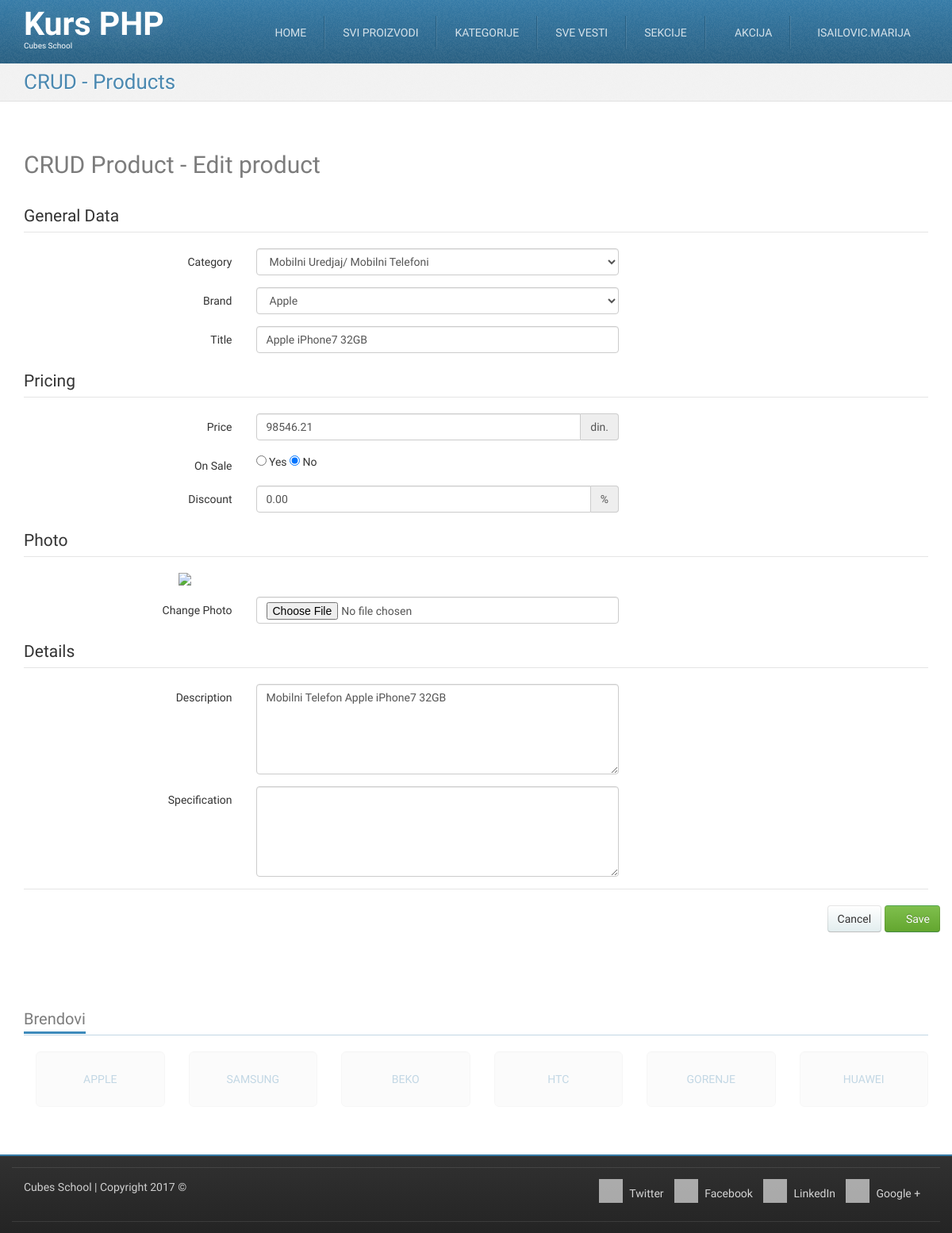
/crud-product-edit.php?id=7 (signed in), run on the app's committed database.
### tables this page shows
CREATE TABLE `products` (
  `id` int(11) NOT NULL,
  `brand_id` int(11) DEFAULT NULL,
  `title` varchar(255) NOT NULL,
  `photo_file_name` varchar(255) DEFAULT NULL,
  `description` text NOT NULL,
  `specification` longtext,
  `price` decimal(10,2) NOT NULL,
  `quantity` float NOT NULL,
  `category_id` int(11) DEFAULT NULL,
  `on_sale` tinyint(1) NOT NULL,
  `discount` decimal(10,2) NOT NULL,
  `created_at` datetime NOT NULL
);

### crud-product-edit.php (called while the page is built, shortened)
<?php
require_once __DIR__ . '/models/m_products.php';
require_once __DIR__ . '/models/m_categories.php';
require_once __DIR__ . '/models/m_brands.php';
$id = (int) $_GET['id'];
$product = productsFetchOneById($id);
$formData = array(
    'category_id' => $product['category_id'],
    'brand_id' => $product['brand_id'],
    'title' => $product['title'],
    'price' => $product['price'],
    'on_sale' => $product['on_sale'],
    'discount' => $product['discount'],
    'description' => $product['description'],
    'specification' => $product['specification']
);
$brandList = brandsGetList();
$categoryList = categoriesGetListByGroup();
require_once __DIR__ . '/views/layout/header.php';
require_once __DIR__ . '/views/templates/t_crud-product-edit.php';
require_once __DIR__ . '/views/layout/footer.php';

### models/m_categories.php (called while the page is built, shortened)
<?php
require_once __DIR__ . '/m_database.php';
function categoriesGetListByGroup(){
    $query = "SELECT `categories`.*, `groups`.`title` AS group_title "
			. "FROM `categories` "
			. "LEFT JOIN `groups` ON `categories`.`group_id` = `groups`.`id` "
            . "ORDER BY `groups`.`title`,`categories`.`title`";
       $categories= dbFetchAll($query);
         $categoryList=[];
    foreach($categories as $category){
        $categoryList[$category['id']]=$category['group_title'] . '/ ' . $category['title'];
    }
    return $categoryList;
}

### models/m_database.php (called while the page is built, shortened)
<?php
function dbGetLink() {
	static $link;
	if (!isset($link)) {
		$link = mysqli_connect('127.0.0.1', 'cubes', 'cubes', 'cubesphp');
	}
	return $link;
}
function dbEscape($value) {
	$link = dbGetLink();
	return mysqli_real_escape_string($link, $value);
}
function dbQuery($query) {
	$link = dbGetLink();
	$result = mysqli_query($link, $query);
	return $result;
}
function dbFetchAll($query) {
	$result = dbQuery($query);
	return mysqli_fetch_all($result, MYSQLI_ASSOC);
}
function dbFetchOne($query) {
	$result = dbQuery($query);
	return mysqli_fetch_assoc($result);
}

### models/m_products.php (called while the page is built, shortened)
<?php
require_once __DIR__ . '/m_database.php';
function productsFetchOneById($id) {
	$query = "SELECT `products`.* ,  "
                . "`categories`.`title` AS `category_title`, "
                . "`brands`.`title` AS `brand_title` "
                . "FROM `products`  "
                . "LEFT JOIN `categories` ON `products`.`category_id`=`categories`.`id`   "
                . "LEFT JOIN `brands` ON `products`.`brand_id`=`brands`.`id` "
                . "WHERE `products`.`id` = '" . dbEscape($id) . "'";
	return dbFetchOne($query);
}

### models/m_brands.php (called while the page is built, shortened)
<?php
require_once __DIR__ . '/m_database.php';
function brandsGetList(){
    $query="SELECT `brands`.* FROM `brands` ORDER BY `brands`.`title`";
        $brands= dbFetchAll($query);
         $brandList=[];
    foreach($brands as $brand){
        $brandList[$brand['id']]=$brand['title'];
    }
    return $brandList;
}

### views/templates/t_crud-product-edit.php (the view, shortened to what this page needs)
<div id="highlighted">
    <div class="container">
        <div class="header">
            <h2 class="page-title">
                <span>CRUD - Products</span>
            </h2>
        </div>
    </div>
</div>
<div id="content">
    <div class="container portfolio">
        <div class="row">
            <div class="col-md-12">
                <h2>
                    CRUD Product - Edit product
                </h2>
            </div>
        </div>
        <div class="row">
            <div class="col-md-12">
                <form action="" method="post" enctype="multipart/form-data" class="form-horizontal">
                    <fieldset>
                        <legend>General Data</legend>
                        <div class="form-group">
                            <label class="col-md-3 control-label">Category</label>
                            <div class="col-md-5">
                                <select name="category_id" class="form-control">
                                        <?php foreach ($categoryList as $categoryId => $categoryLabel) { ?>
                                            <option
                                                value="<?php echo htmlspecialchars($categoryId); ?>"
                                                <?php if ($categoryId == $formData['category_id']) { ?>
                                                    selected='selected'
                                                <?php } ?>
                                                ><?php echo htmlspecialchars($categoryLabel); ?></option>
                                            <?php } ?>
                                    </select>
                            </div>
                            <div class="col-md-4">
                            </div>
                        </div>
                        <div class="form-group">
                            <label class="col-md-3 control-label">Brand</label>
                            <div class="col-md-5">
                                <select name="brand_id" class="form-control">
                                    <?php foreach ($brandList as $brandId => $brandLabel) { ?>
                                        <option
                                            value="<?php echo htmlspecialchars($brandId); ?>"
                                            <?php if ($brandId == $formData['brand_id']) { ?>
                                                selected='selected'
                                            <?php } ?>
                                            ><?php echo htmlspecialchars($brandLabel); ?></option>
                                        <?php } ?>
                                </select>
                            </div>
                            <div class="col-md-4">
                            </div>
                        </div>
                        <div class="form-group">
                            <label class="col-md-3 control-label">Title</label>
                            <div class="col-md-5">
                                <input value="<?php echo isset($formData["title"]) ? htmlspecialchars($formData["title"]) : ""; ?>" type="text" name="title" class="form-control">
                            </div>
                            <div class="col-md-4">
                            </div>
                        </div>
                    </fieldset>
                    <fieldset>
                        <legend>Pricing</legend>
                        <div class="form-group">
                            <label class="col-md-3 control-label">Price</label>
                            <div class="col-md-5">
                                <div class="input-group">
                                    <input value="<?php echo isset($formData["price"]) ? htmlspecialchars($formData["price"]) : ""; ?>" type="text" name="price" class="form-control">
                                    <div class="input-group-addon"> din.</div>
                                </div>
                            </div>
                            <div class="col-md-4">
                            </div>
                        </div>
                        <div class="form-group">
                            <label class="col-md-3 control-label">On Sale</label>
                            <div class="col-md-5">
                               <label><input name="on_sale" type="radio" value ="1" <?php if((isset($formData['on_sale'])) && $formData['on_sale']==1){echo "checked";} ?>  > Yes</label>
                                <label><input name="on_sale" type="radio" value="0" <?php if((isset($formData['on_sale'])) && $formData['on_sale']==0){echo "checked";} ?>> No</label>
                            </div>
                            <div class="col-md-4">
                            </div>
                        </div>
                        <div class="form-group">
                            <label class="col-md-3 control-label">Discount</label>
                            <div class="col-md-5">
                                <div class="input-group">
                                    <input value="<?php echo isset($formData["discount"]) ? htmlspecialchars($formData["discount"]) : ""; ?>" type="text" name="discount" class="form-control">
                                    <div class="input-group-addon">%</div>
                                </div>
                            </div>
                            <div class="col-md-4">
                            </div>
                        </div>
                    </fieldset>
                    <fieldset>
                        <legend>Photo</legend>
                        <div class="row">
                            <div class="col-md-8 col-md-offset-2">
                                <img src="/uploads/products/<?php echo htmlspecialchars($product['photo_file_name']); ?>" class="img-responsive">
                            </div>
                        </div>
                        <div class="form-group">
                            <label class="col-md-3 control-label">Change Photo</label>
                            <div class="col-md-5">
                                <input type="file"  class="form-control" name="photo">
                            </div>
                            <div class="col-md-4">
                            </div>
                        </div>
                    </fieldset>
                    <fieldset>
                        <legend>Details</legend>
                        <div class="form-group">
                            <label class="col-md-3 control-label">Description</label>
                            <div class="col-md-5">
                                <textarea name="description" class="form-control" rows="5"><?php echo isset($formData["description"]) ? htmlspecialchars($formData["description"]) : ""; ?></textarea>
                            </div>
                            <div class="col-md-4">
                            </div>
                        </div>
                        <div class="form-group">
                            <label class="col-md-3 control-label">Specification</label>
                            <div class="col-md-5">
                                <textarea name="specification" class="form-control" rows="5"><?php echo isset($formData["specification"]) ? htmlspecialchars($formData["specification"]) : ""; ?></textarea>
                            </div>
                            <div class="col-md-4">
                            </div>
                        </div>
                    </fieldset>
                    <fieldset>
                        <legend></legend>
                        <div class="form-group text-right">
                            <a href="/crud-product-list.php" class="btn btn-default">Cancel</a>
                            <button type="submit" class="btn btn-success"><i class="fa fa-save"></i> Save</button>
                        </div>
                    </fieldset>
                </form>
            </div>
        </div>
    </div>
</div>

### skins/tema/css/theme-style.css (style rules this page uses)
h1, h2, h3 { line-height: 40px; }
h1, h2, h3, h4, h5, h6 { color: rgba(36, 36, 36, 0.6); }
img { max-width: 100%; height: auto; display: block; }
label { font-weight: normal; }
legend { line-height: 40px; }
a { color: #377ca8; text-decoration: none; }
.btn-default { color: #333333; text-shadow: 0 1px 1px rgba(255, 255, 255, 0.75); background-image: -webkit-linear-gradient(top, #ffffff 0%, #e2edee 100%); background-image: -o-linear-gradient(top, #ffffff 0%, #e2edee 100%); background-image: linear-gradient(to bottom, #ffffff 0%, #e2edee 100%); background-repeat: repeat-x; filter: progid:DXImageTransform.Microsoft.gradient(startColorstr='#ffffffff', endColorstr='#ffe2edee', GradientType=0); border-color: #e2edee #e2edee #b2cfd2; border-color: rgba(0, 0, 0, 0.1) rgba(0, 0, 0, 0.1) rgba(0, 0, 0, 0.25); *background-color: #e2edee; filter: progid:DXImageTransform.Microsoft.gradient(enabled = false); -webkit-transition: all; -o-transition: all; transition: all; }
.btn-success { color: #ffffff; text-shadow: 0 -1px 0 rgba(0, 0, 0, 0.25); background-image: -webkit-linear-gradient(top, #7fbf4d 0%, #63a62f 100%); background-image: -o-linear-gradient(top, #7fbf4d 0%, #63a62f 100%); background-image: linear-gradient(to bottom, #7fbf4d 0%, #63a62f 100%); background-repeat: repeat-x; filter: progid:DXImageTransform.Microsoft.gradient(startColorstr='#ff7fbf4d', endColorstr='#ff63a62f', GradientType=0); border-color: #63a62f #63a62f #3f6a1e; border-color: rgba(0, 0, 0, 0.1) rgba(0, 0, 0, 0.1) rgba(0, 0, 0, 0.25); *background-color: #63a62f; filter: progid:DXImageTransform.Microsoft.gradient(enabled = false); -webkit-transition: all; -o-transition: all; transition: all; }
html { background-image: -webkit-linear-gradient(top, #e0e0e0 0%, #ffffff 100%); background-image: -o-linear-gradient(top, #e0e0e0 0%, #ffffff 100%); background-image: linear-gradient(to bottom, #e0e0e0 0%, #ffffff 100%); background-repeat: repeat-x; filter: progid:DXImageTransform.Microsoft.gradient(startColorstr='#ffe0e0e0', endColorstr='#ffffffff', GradientType=0); }
body { margin: 0; font-family: "Monda", Arial, serif; font-size: 14px; line-height: 1.428571429; color: #333333; background-color: #ffffff; position: relative; }
.page-title { margin: 0; }
#highlighted { -webkit-transition: all 0.4s ease-out; -o-transition: all 0.4s ease-out; transition: all 0.4s ease-out; border-bottom: 1px solid #e1e1e1; background: #f2f2f2 url(../img/bg_noise-5.png) left top repeat; color: #377ca8; text-shadow: 1px 1px 1px #ffffff; }
.has-navbar-fixed-top #content { margin-top: 82px; }
.has-navbar-fixed-top.has-highlighted #highlighted, .has-navbar-fixed-top.page-index #highlighted, .has-navbar-fixed-top.page-index-carousel #highlighted, .has-navbar-fixed-top.page-starter #highlighted { margin-top: 80px; }
.has-navbar-fixed-top.has-highlighted #content, .has-navbar-fixed-top.page-index #content, .has-navbar-fixed-top.page-index-carousel #content, .has-navbar-fixed-top.page-starter #content { margin-top: 0; }
#content { padding: 40px 0; background-color: #ffffff; }
.header { margin-bottom: 0; }
.header:before, .header:after { content: " "; display: table; }
.header:after { clear: both; }
.header .page-title { font-size: 26px; margin: 8px 0 8px 0; color: rgba(55, 124, 168, 0.9); }
.header .page-title span, .header .page-title small { display: block; line-height: 1.2 !important; }
@media (min-width: 768px) { .header .page-title { float: left; } }
.services .row, .portfolio .row { margin-bottom: 1em; }

### skins/tema/css/colour-blue.css (style rules this page uses)
body a { color: #377ca8; text-decoration: none; }
body #highlighted { border-bottom-color: #e1e1e1; background-color: #f2f2f2; color: #377ca8; text-shadow: 1px 1px 1px #ffffff; }
body .header .page-title { color: rgba(55, 124, 168, 0.9); }

### data on the page
products: category_id "Mobilni Uredjaj/ Mobilni Telefoni", brand_id "Apple", title "Apple iPhone7 32GB", price "98546.21", on_sale "☐ Yes", on_sale "☑ No", discount "0.00", description "Mobilni Telefon Apple iPhone7 32GB"

### other printed values
$_SESSION['logged_in_user']['username'] "ISAILOVIC.MARIJA"
